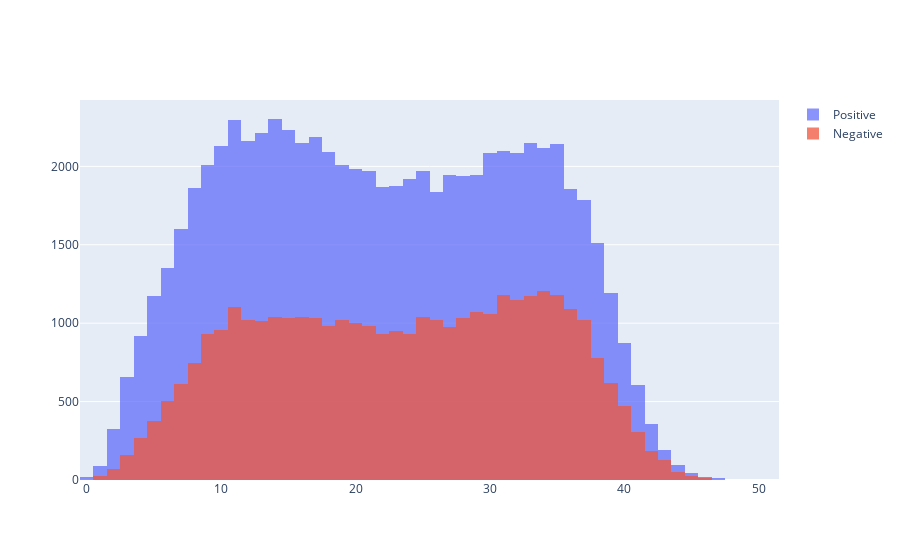

The cell this chart's notebook holds for it:
### Code cell
total_positive_words = []
for sentence in all_positive_tweets:
    total_positive_words.append(sentence.count(' '))
    
total_negative_words = []
for sentence in all_negative_tweets:
    total_negative_words.append(sentence.count(' '))

total_neutral_words = []
for sentence in all_neutral_tweets:
    total_neutral_words.append(sentence.count(' '))
    
import plotly.graph_objects as go
import numpy as np

x0 = np.array(total_positive_words)
x1 = np.array(total_negative_words)
x2 = np.array(total_neutral_words)

fig = go.Figure()
fig.add_trace(go.Histogram(x=x0, name = 'Positive'))
fig.add_trace(go.Histogram(x=x1, name = 'Negative'))

# Overlay both histograms
fig.update_layout(barmode='overlay')
# Reduce opacity to see both histograms
fig.update_traces(opacity=0.75)
fig.show()

### Figure 1 — Plotly figure (JSON) as saved in the notebook; plotly's stock layout.template omitted (floating-point values rounded to 4 significant figures; data arrays with more than 128 entries replaced by an {"elided": "..."} marker saying what was removed)
{"data": [{"name": "Positive", "opacity": 0.75, "type": "histogram", "x": {"elided": "72250 int values"}}, {"name": "Negative", "opacity": 0.75, "type": "histogram", "x": {"elided": "35510 int values"}}], "layout": {"barmode": "overlay"}}
